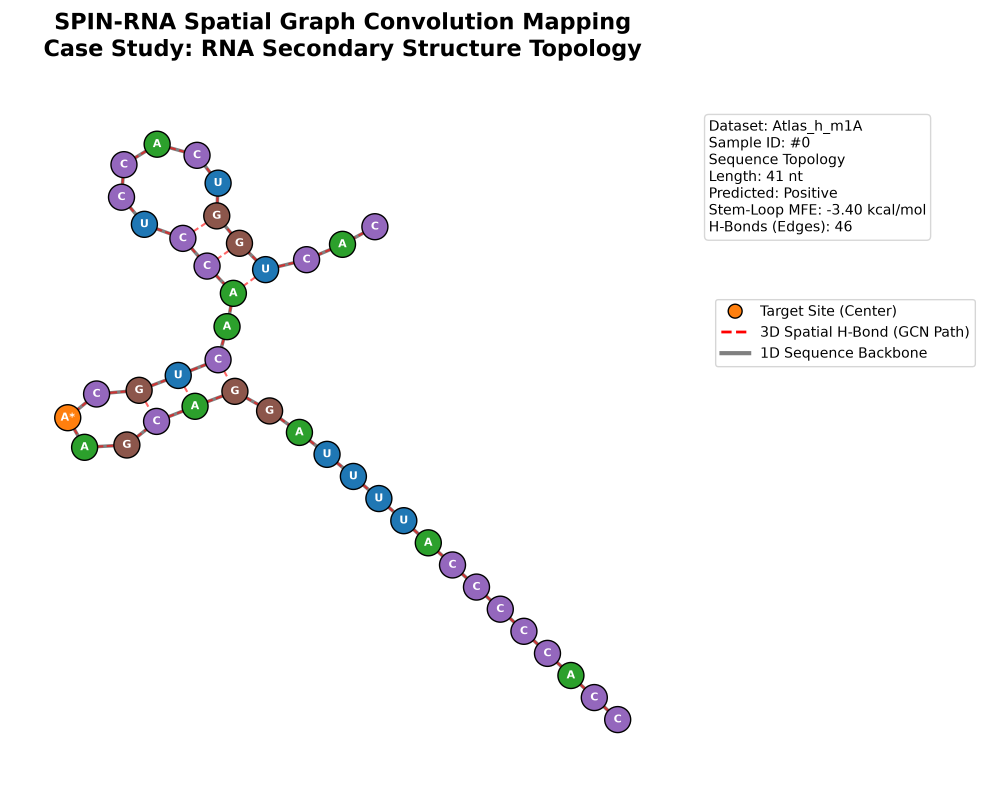
#> input picture result_inter/structure/Atlas_h_m1A/contact_map_0.png, 2955 x 2370 px, given as the content of the folder result_inter/structure/Atlas_h_m6A, which was not available (shown at 1/3 size)
$ python stitch_structure.py
#> lines starting #> are read from the running program, lines starting #| are printed output that depends on the picture; pictures that were not available may be replaced by others from this repository, and a replacement may not be noted
import os
from PIL import Image, ImageChops, ImageDraw, ImageFont

def trim(im, padding=20):
    bg = Image.new(im.mode, im.size, (255, 255, 255))
    diff = ImageChops.difference(im, bg)
    bbox = diff.getbbox()
    if bbox:
        bbox = (max(0, bbox[0]-padding), max(0, bbox[1]-padding),
                min(im.size[0], bbox[2]+padding), min(im.size[1], bbox[3]+padding))
        return im.crop(bbox)
    return im

mapping = [
    ('Atlas_h_m6A', '(a) Stem-Loop Spatial Interactors (m6A)'),
    ('Atlas_h_m5C', '(b) Hairpin Configuration (m5C)'),
    ('Atlas_m_m1A', '(c) Complex Watson-Crick Topology (m1A)'),
    ('RMBase_h_PseudoU', '(d) Non-Canonical Bonding Arc Model (PseudoU)')
]

base_dir = 'result_inter/structure'

try:
    font_large = ImageFont.truetype('/System/Library/Fonts/Supplemental/Times New Roman Bold.ttf', 70)
    font_small = ImageFont.truetype('/System/Library/Fonts/Supplemental/Times New Roman.ttf', 55)
except:
    font_large = ImageFont.load_default()
    font_small = ImageFont.load_default()

def stitch():
    images = []
    labels = []

    for ds_name, caption in mapping:
        ds_dir = os.path.join(base_dir, ds_name)
        # Find all pngs and pick the one with the highest index, avoiding contact_map_0
        pngs = [f for f in os.listdir(ds_dir) if f.endswith('.png')]
        best_png = max(pngs, key=lambda x: int(x.split('_')[-1].split('.')[0]))
        full_path = os.path.join(ds_dir, best_png)

        print(f"Loading {full_path} for {ds_name}...")
        img = Image.open(full_path).convert('RGB')
        img = trim(img, padding=40)
#> in trim, `bg = Image.new(im.mode, im.size, (255, 255, 255))`: bg: PIL image 2955x2370 RGB; every value is 255
#> in trim, `diff = ImageChops.difference(im, bg)`:
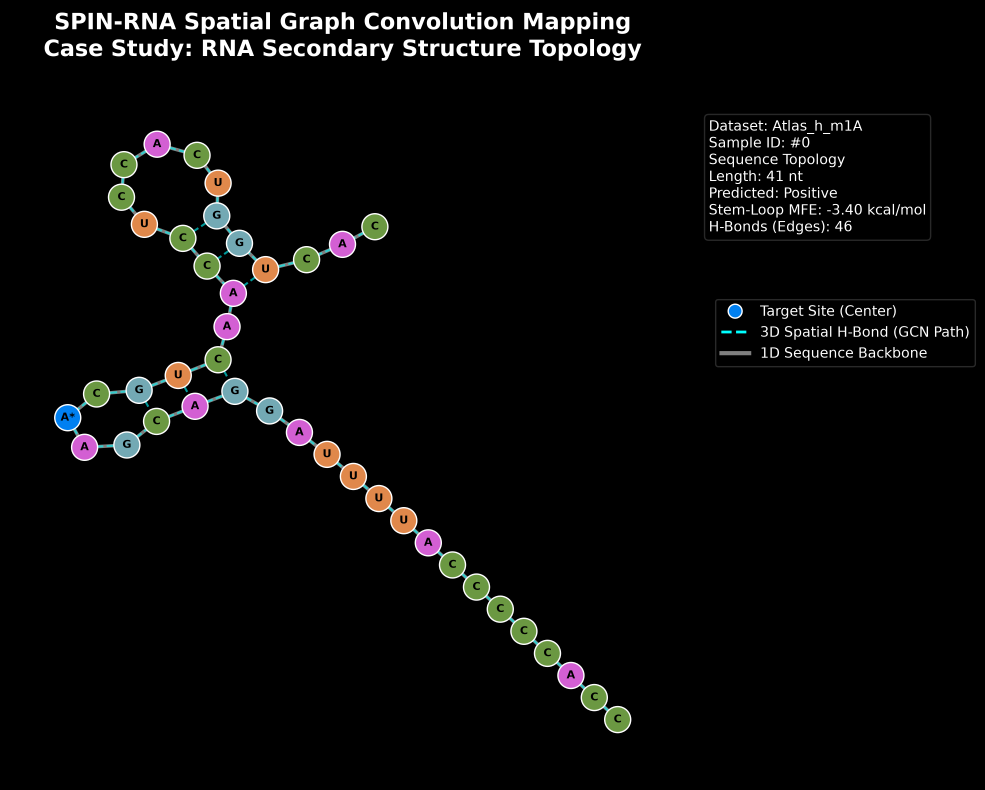
#> diff: PIL image 2955x2370 RGB (shown at 1/3 size); mean R, G, B 9.5, 9.3, 8.9
#> in trim, `bbox = diff.getbbox()`: bbox = (133, 36, 2929, 2200)
#> in trim, `bbox = (max(0, bbox[0]-padding), max(0, bbox[1]-padding), min(im.size[..`: bbox = (93, 0, 2955, 2240)
#> in trim, `return im.crop(bbox)`:
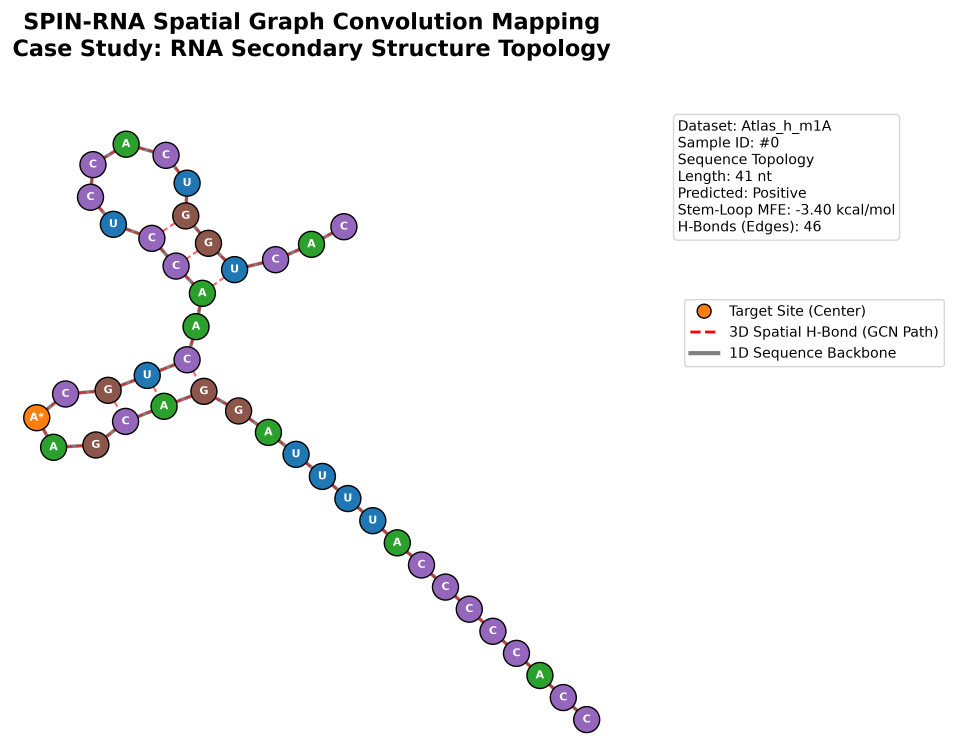
#> returned value: PIL image 2862x2240 RGB (shown at 1/3 size); mean R, G, B 244.7, 244.8, 245.2
        images.append(img)
        labels.append(caption)
#> pass 2 of the loop in stitch, `for ds_name, caption in mapping:`:
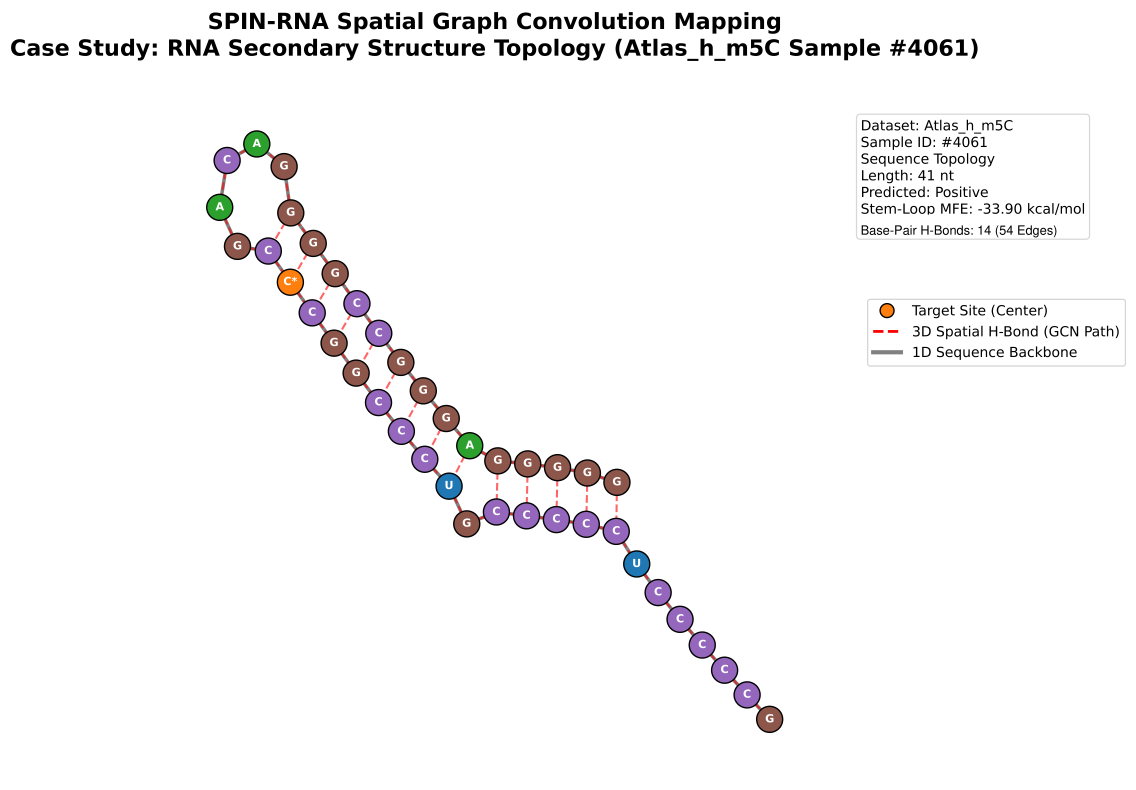
#> input picture result_inter/structure/Atlas_h_m5C/contact_map_4061.png, 3407 x 2370 px (shown at 1/3 size)
#> in stitch, img is the input picture: PIL image 3407x2370 RGB; mean R, G, B 246.7, 245.8, 246.3
#> bg: PIL image 3407x2370 RGB; every value is 255
#> in trim (call 2), `diff = ImageChops.difference(im, bg)`:
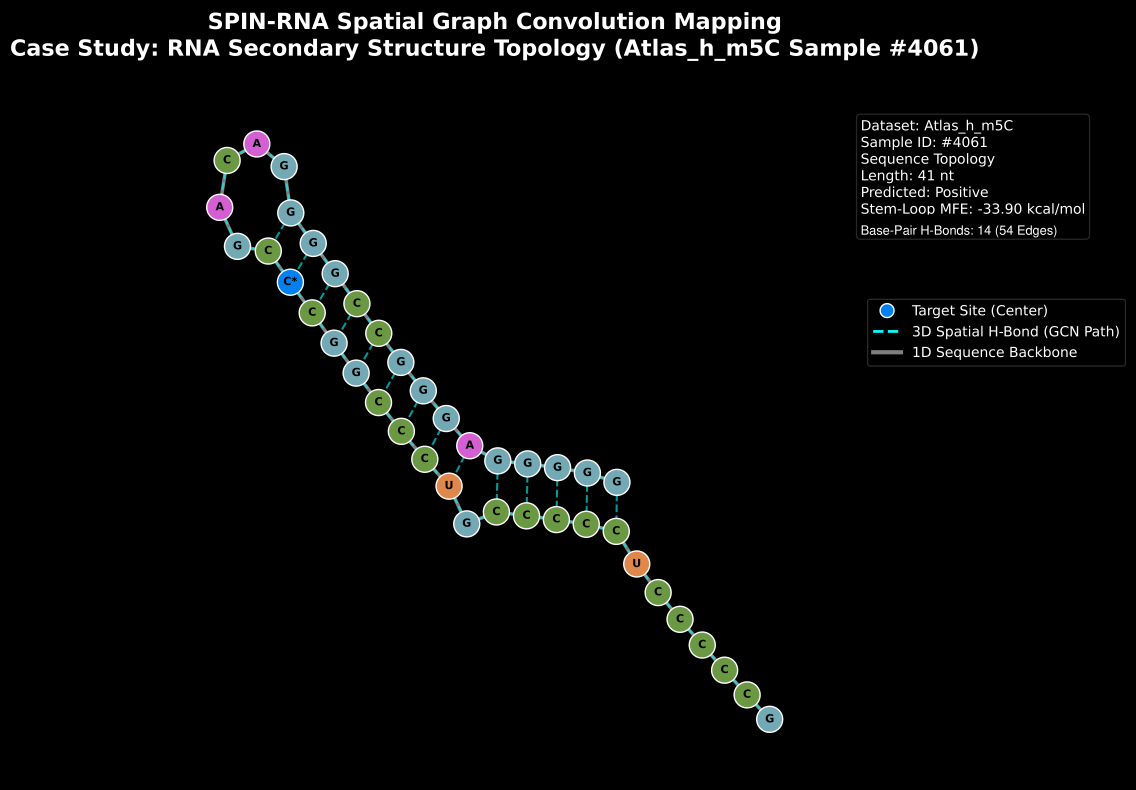
#> diff: PIL image 3407x2370 RGB (shown at 1/3 size); mean R, G, B 8.3, 9.2, 8.7
#> in trim (call 2), `bbox = diff.getbbox()`: bbox = (33, 36, 3379, 2200)
#> in trim (call 2), `bbox = (max(0, bbox[0]-padding), max(0, bbox[1]-padding), min(im.size[..`: bbox = (0, 0, 3407, 2240)
#> in trim (call 2), `return im.crop(bbox)`:
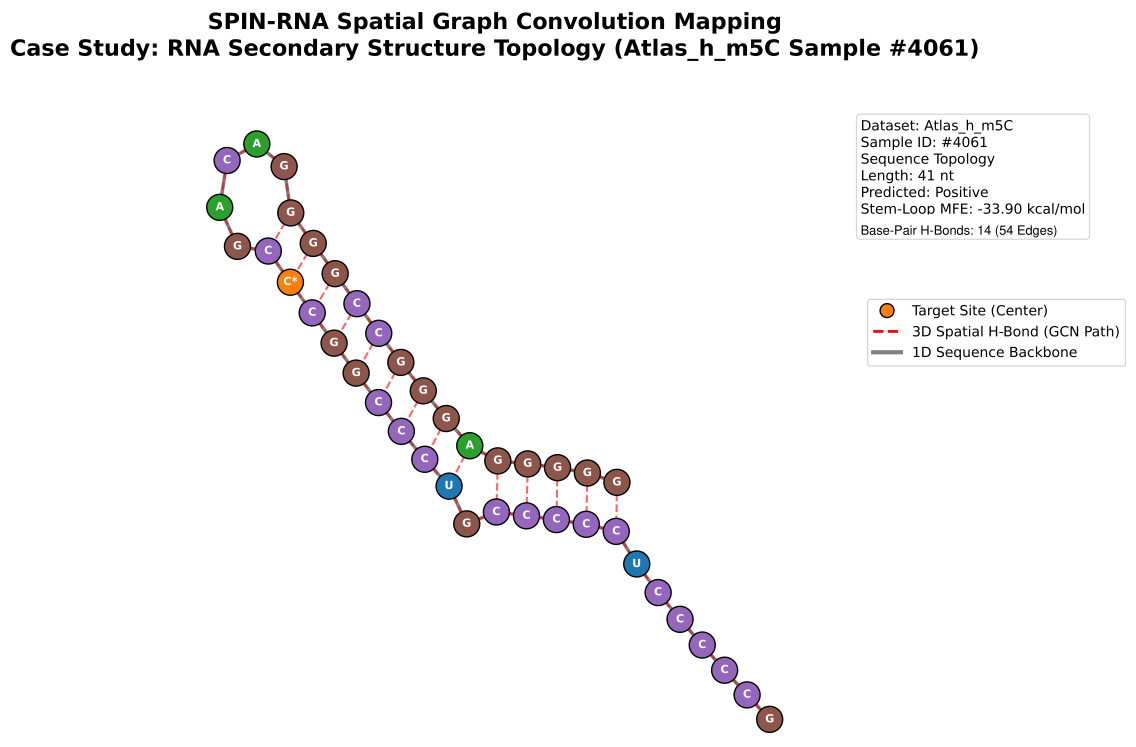
#> returned value: PIL image 3407x2240 RGB (shown at 1/3 size); mean R, G, B 246.2, 245.3, 245.8

    cols = 2
#> cols = 2
    rows = 2

    max_w = max(img.size[0] for img in images)
    max_h = max(img.size[1] for img in images)

    row_gap = 50  # Reduced gap since lower titles are removed
    col_gap = 60

    cell_w = max_w + col_gap
    cell_h = max_h + row_gap

    grid = Image.new('RGB', (cell_w * cols, cell_h * rows), color=(255,255,255))
#> grid: PIL image 6934x4580 RGB; every value is 255
    draw = ImageDraw.Draw(grid)

    letters = ['(a)', '(b)', '(c)', '(d)']

    for i, img in enumerate(images):
        r = i // cols
        c = i % cols

        x_offset = c * cell_w + (cell_w - img.size[0]) // 2
        y_offset = r * cell_h + (row_gap // 2)

        grid.paste(img, (x_offset, y_offset))

        # Mark purely the character label on the top left analogous to other plots
        draw.text((x_offset + 30, y_offset + 10), letters[i], fill=(0,0,0), font=font_large)
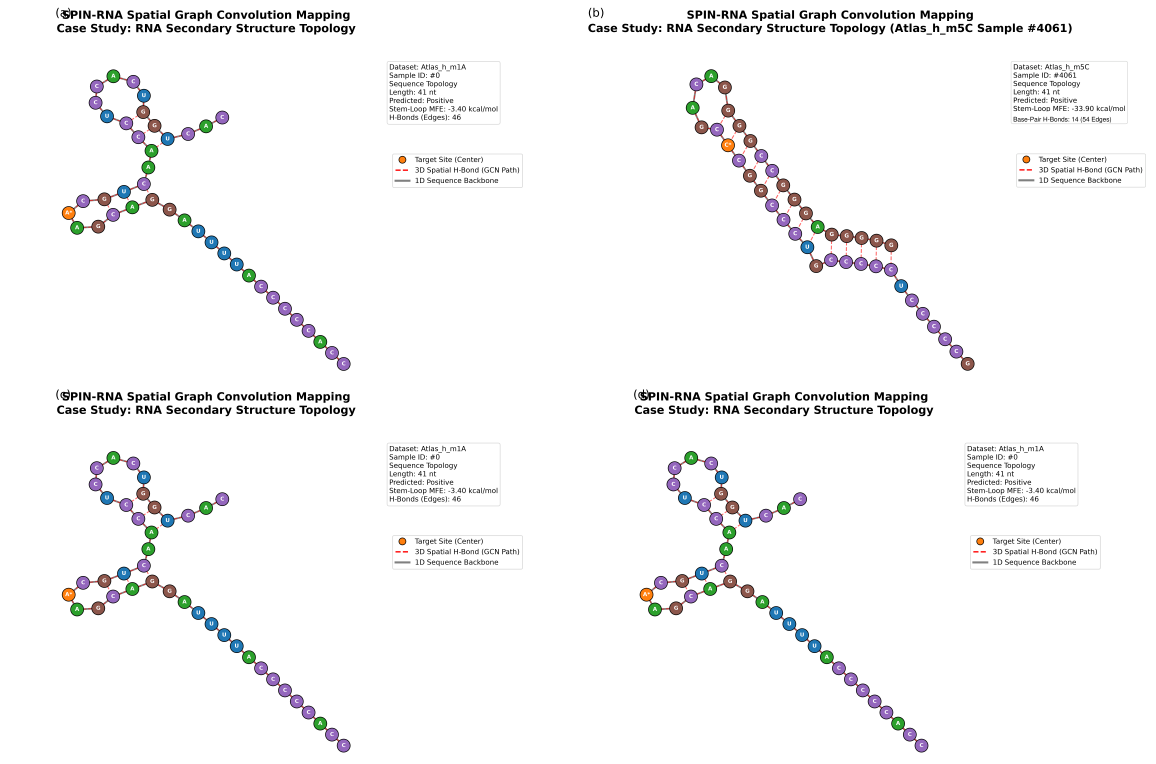
#> grid: PIL image 6934x4580 RGB (shown at 1/6 size); mean R, G, B 246.6, 246.4, 246.8

    out_path = f"paper/structure_combined.pdf"
    grid.save(out_path, "PDF", resolution=300.0)
    print(f"Saved {out_path}")

stitch()
